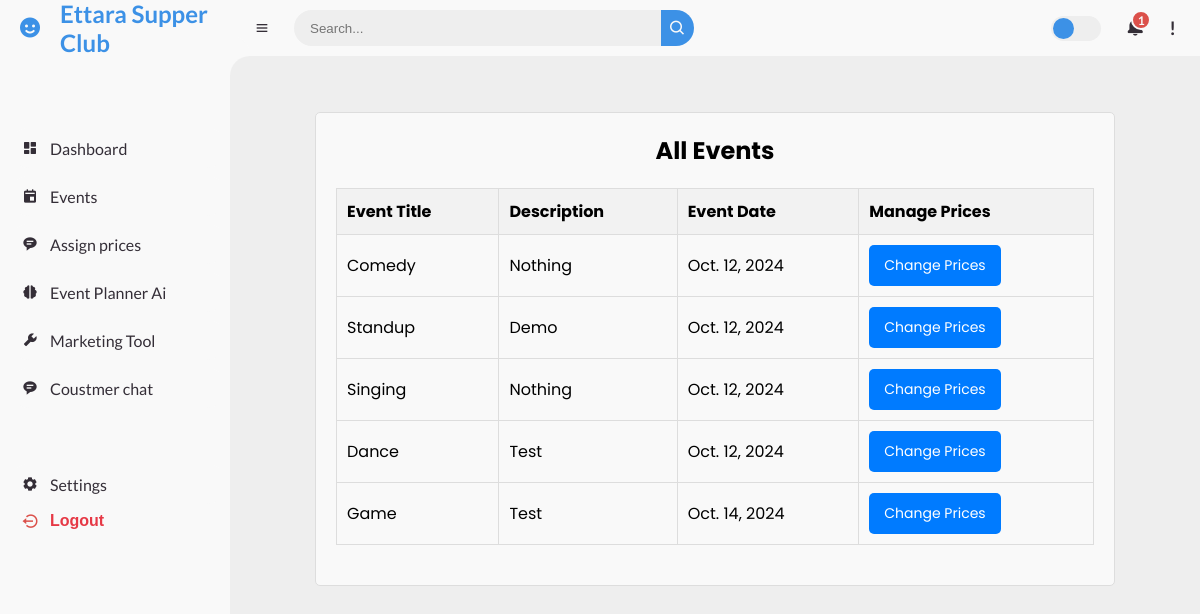
Page /manager/events-price/ on the committed database.
### manager/models.py (models this page shows, shortened)
class Event(models.Model):
    title = models.CharField(max_length=100)
    description = models.TextField()
    event_date = models.DateField()  # Event Date
    event_time = models.TimeField()  # Event Time
    manager = models.ForeignKey(User, on_delete=models.CASCADE)
    is_ongoing = models.BooleanField(default=True)
    is_public = models.BooleanField(default=True)
    number_of_seats = models.PositiveIntegerField(default=0)  # Number of seats for the event
    photo_url = models.URLField(max_length=300, blank=True, null=True)  # Photo URL

### manager/views.py (the view)
# urls.py: path('events-price/', views.list_events, name='list_events'),
def list_events(request):
    events = Event.objects.all()  # Fetch all events
    return render(request, 'list_events.html', {'events': events})

### templates/list_events.html (shortened to what this page needs)
{% extends 'managerbase.html' %}
{% block content %}
<div class="container">
    <h2>All Events</h2>
    <table class="table table-bordered">
        <thead>
            <tr>
                <th>Event Title</th>
                <th>Description</th>
                <th>Event Date</th>
                <th>Manage Prices</th>
            </tr>
        </thead>
        <tbody>
            {% for event in events %}
            <tr>
                <td>{{ event.title }}</td>
                <td>{{ event.description }}</td>
                <td>{{ event.event_date }}</td>
                <td>
                    <a href="{% url 'assign_seat_prices' event.id %}" class="btn btn-primary">Change Prices</a>
                </td>
            </tr>
            {% endfor %}
        </tbody>
    </table>
</div>
{% endblock %}

### static/club_platform/css/index.css (style rules this page uses)
* { margin: 0; padding: 0; box-sizing: border-box; }
a { text-decoration: none; }
:root { --poppins: "Poppins", sans-serif; --lato: "Lato", sans-serif; --light: #f9f9f9; --blue: #3c91e6; --light-blue: #cfe8ff; --grey: #eee; --dark-grey: #aaaaaa; --dark: #342e37; --red: #db504a; --yellow: #ffce26; --light-yellow: #fff2c6; --orange: #fd7238; --light-orange: #ffe0d3; }
html { overflow-x: hidden; }
body { background: var(--grey); overflow-x: hidden; }

### templates/list_events.html (style rules this page uses)
.container { margin: 20px auto; max-width: 800px; padding: 20px; border: 1px solid #ddd; border-radius: 5px; background-color: #f9f9f9; }
h2 { text-align: center; margin-bottom: 20px; }
table { width: 100%; margin-bottom: 20px; border-collapse: collapse; }
th, td { padding: 10px; text-align: left; border: 1px solid #ddd; }
th { background-color: #f2f2f2; }
.btn { display: inline-block; padding: 10px 15px; font-size: 14px; color: white; background-color: #007bff; border: none; border-radius: 5px; text-decoration: none; transition: background-color 0.3s; }

### rows in the picture
Event: title "Comedy", description "Nothing", event_date "Oct. 12, 2024"
Event: title "Standup", description "Demo", event_date "Oct. 12, 2024"
Event: title "Singing", description "Nothing", event_date "Oct. 12, 2024"
Event: title "Dance", description "Test", event_date "Oct. 12, 2024"
Event: title "Game", description "Test", event_date "Oct. 14, 2024"
